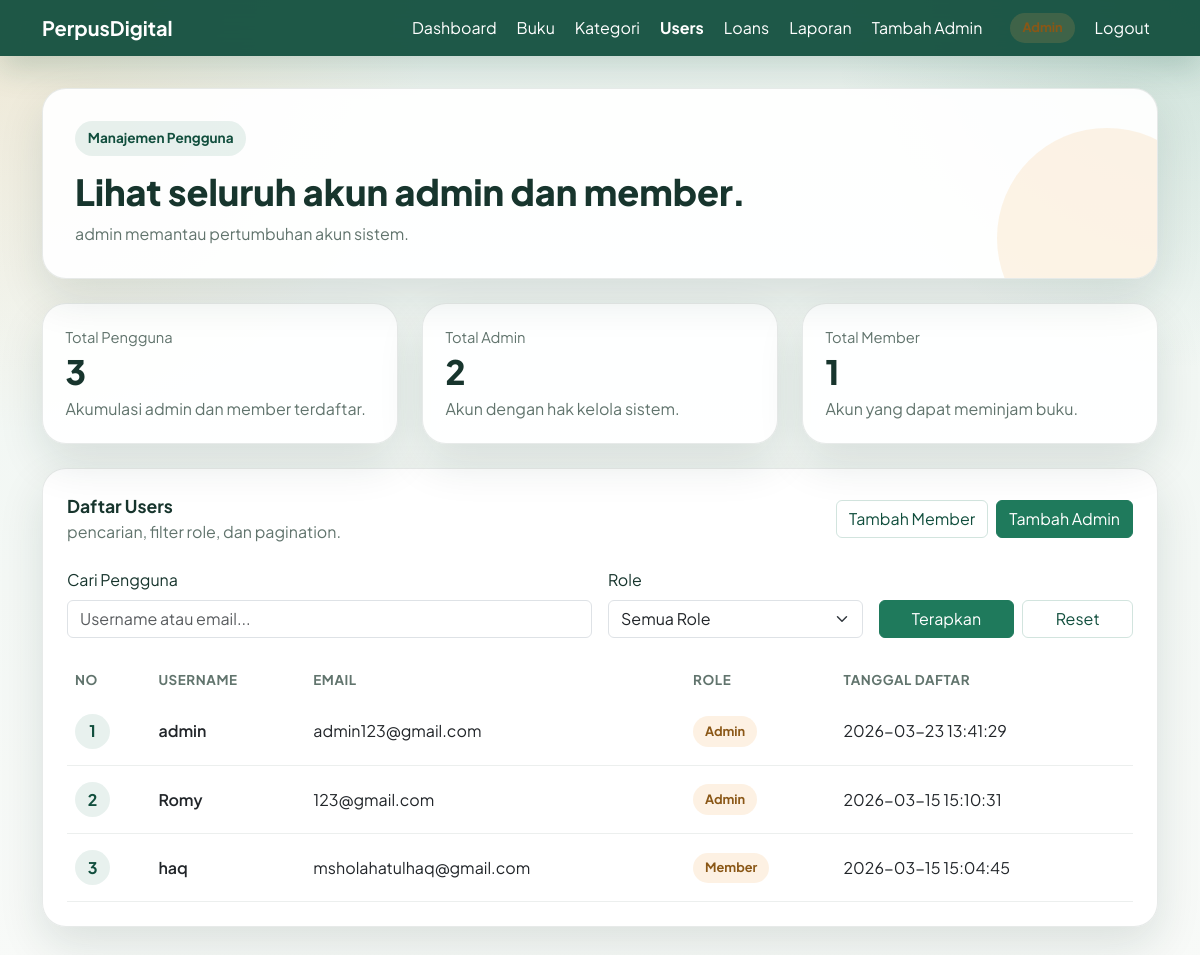
Page /users.php (signed in) on the earlier database version.
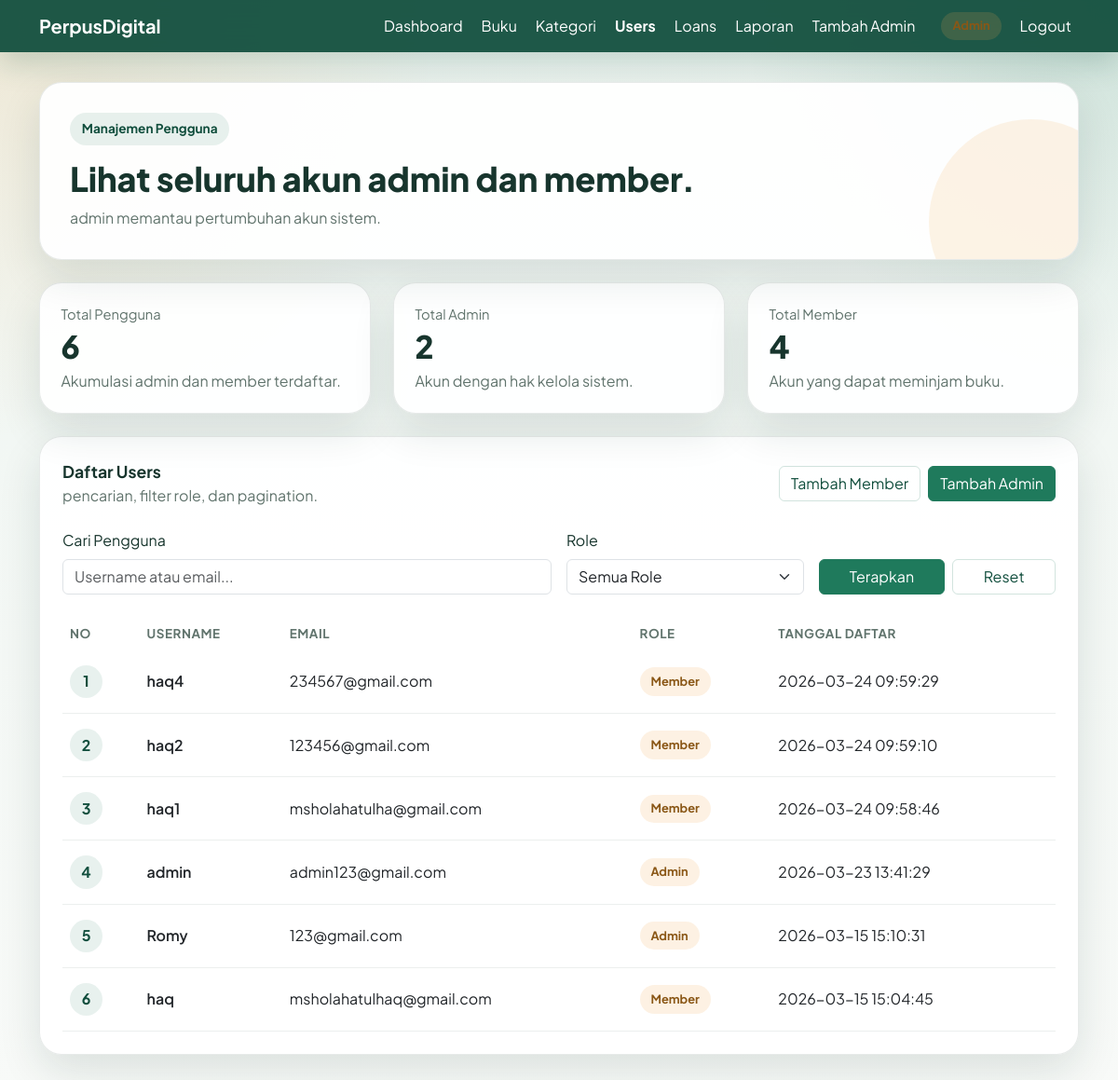
Same page on the later database version.
### tables this page shows
CREATE TABLE `users` (
  `id` int NOT NULL,
  `username` varchar(50) NOT NULL,
  `password` varchar(255) NOT NULL,
  `email` varchar(100) NOT NULL,
  `role` enum('admin','member') DEFAULT 'member',
  `created_at` timestamp NULL DEFAULT CURRENT_TIMESTAMP
);

### public/users.php (called while the page is built)
<?php require_once __DIR__ . '/../pages/users.php';

### includes/helpers.php (called while the page is built, shortened)
<?php
function e(mixed $value): string
{
    return htmlspecialchars((string) $value, ENT_QUOTES, 'UTF-8');
}
function isLoggedIn(): bool
{
    return isset($_SESSION['user_id'], $_SESSION['role']);
}
function currentUserRole(): ?string
{
    return $_SESSION['role'] ?? null;
}
function roleLabel(?string $role): string
{
    return $role === 'admin' ? 'Admin' : 'Member';
}
function dashboardUrl(?string $role = null): string
{
    return ($role ?? currentUserRole()) === 'admin' ? 'admin_dashboard.php' : 'member_dashboard.php';
}

### src/Core/Database.php (called while the page is built)
<?php
class Database
{
    private static ?PDO $instance = null;
    public static function getInstance(): PDO
    {
        if (self::$instance === null) {
            $host = 'localhost';
            $dbname = 'perpustakaan_digital';
            $username = 'root';
            $password = '';
            $dsn = "mysql:host={$host};dbname={$dbname};charset=utf8mb4";
            self::$instance = new PDO($dsn, $username, $password, [
                PDO::ATTR_ERRMODE => PDO::ERRMODE_EXCEPTION,
                PDO::ATTR_DEFAULT_FETCH_MODE => PDO::FETCH_ASSOC,
                PDO::ATTR_EMULATE_PREPARES => false,
            ]);
        }
        return self::$instance;
    }
}

### src/Core/BaseModel.php (called while the page is built, shortened)
<?php
class BaseModel
{
    protected PDO $db;
    protected string $table = '';
    public function __construct()
    {
        $this->db = Database::getInstance();
    }
    public function countAll(): int
    {
        $stmt = $this->db->prepare("SELECT COUNT(*) FROM {$this->table}");
        $stmt->execute();
        return (int) $stmt->fetchColumn();
    }
}

### src/Models/UserModel.php (called while the page is built, shortened)
<?php
class UserModel extends BaseModel
{
    public function countByRole(string $role): int
    {
        $stmt = $this->db->prepare('SELECT COUNT(*) FROM users WHERE role = :role');
        $stmt->execute(['role' => $role]);
        return (int) $stmt->fetchColumn();
    }
    public function getPaginated(int $limit, int $offset, string $keyword = '', string $role = ''): array
    {
        $sql = 'SELECT id, username, email, role, created_at
                FROM users';
        $search = $this->buildSearchClause($keyword, $role);
        $sql .= $search['sql'];
        $sql .= ' ORDER BY created_at DESC, id DESC LIMIT :limit OFFSET :offset';
        $stmt = $this->db->prepare($sql);
        $stmt->bindValue(':limit', $limit, PDO::PARAM_INT);
        $stmt->bindValue(':offset', $offset, PDO::PARAM_INT);
        $stmt->execute();
        return $stmt->fetchAll();
    }
    private function buildSearchClause(string $keyword = '', string $role = ''): array
    {
        $keyword = trim($keyword);
        $role = trim($role);
        $clauses = [];
        $params = [];
        if (empty($clauses)) {
            return ['sql' => '', 'params' => []];
        }
        return [
            'sql' => ' WHERE ' . implode(' AND ', $clauses),
            'params' => $params,
        ];
    }
}

### pages/users.php (the view, shortened to what the changed rows need)
<?php
require_once __DIR__ . '/../includes/layout.php';
$userModel = new UserModel();
$keyword = trim($_GET['search'] ?? '');
$roleFilter = trim($_GET['role'] ?? '');
$page = max(1, (int) ($_GET['page'] ?? 1));
$limit = 10;
$users = $userModel->getPaginated($limit, ($page - 1) * $limit, $keyword, $roleFilter);
renderPageStart('Daftar Pengguna', [
    'active' => 'users',
]);
?>
<div class="container fade-up">
    <div class="hero-card mb-4">
        <h1 class="hero-title">Lihat seluruh akun admin dan member.</h1>
    </div>
    <div class="row g-4 mb-4">
        <div class="col-md-4">
            <div class="stat-card">
                <div class="stat-label">Total Pengguna</div>
                <div class="stat-value"><?= $userModel->countAll(); ?></div>
                <div class="muted-text mt-2">Akumulasi admin dan member terdaftar.</div>
            </div>
        </div>
        <div class="col-md-4">
            <div class="stat-card">
                <div class="stat-label">Total Member</div>
                <div class="stat-value"><?= $userModel->countByRole('member'); ?></div>
                <div class="muted-text mt-2">Akun yang dapat meminjam buku.</div>
            </div>
        </div>
    </div>
    <div class="surface-card section-block">
        <?php if (empty($users)): ?>
            <div class="empty-state">
                <h3 class="h5 fw-bold mb-2">Pengguna tidak ditemukan</h3>
                <p class="mb-0">Coba ubah kata kunci atau filter role yang digunakan.</p>
            </div>
        <?php else: ?>
            <div class="table-responsive">
                <table class="table mb-0">
                    <thead>
                        <tr>
                            <th>No</th>
                            <th>Username</th>
                            <th>Email</th>
                            <th>Role</th>
                            <th>Tanggal Daftar</th>
                        </tr>
                    </thead>
                    <tbody>
                        <?php foreach ($users as $index => $user): ?>
                            <tr>
                                <td><span class="number-badge"><?= (($page - 1) * $limit) + $index + 1; ?></span></td>
                                <td>
                                    <div class="fw-semibold"><?= e($user['username']); ?></div>
                                </td>
                                <td><?= e($user['email']); ?></td>
                                <td><span class="pill"><?= e(roleLabel($user['role'])); ?></span></td>
                                <td><?= e($user['created_at']); ?></td>
                            </tr>
                        <?php endforeach; ?>
                    </tbody>
                </table>
            </div>
        <?php endif; ?>
    </div>
</div>
<?php renderPageEnd(); ?>

### includes/layout.php (shortened to what the changed rows need)
<?php
function renderPageStart(string $title, array $options = []): void
{
    $showNav = $options['show_nav'] ?? isLoggedIn();
    $active = $options['active'] ?? '';
    $containerClass = $options['container_class'] ?? 'app-shell';
    echo '<!DOCTYPE html>';
    echo '<html lang="id">';
    echo '<head>';
    echo '<link href="https://cdn.jsdelivr.net/npm/bootstrap@5.3.0/dist/css/bootstrap.min.css" rel="stylesheet">';
    echo '<link rel="stylesheet" href="assets/css/app.css">';
    echo '</head>';
    echo '<body>';
    if ($showNav) {
        renderNavbar($active);
    }
    echo '<main class="' . e($containerClass) . '">';
}
function renderNavbar(string $active = ''): void
{
    $items = [
        ['key' => 'dashboard', 'label' => 'Dashboard', 'href' => dashboardUrl()],
        ['key' => 'books', 'label' => 'Buku', 'href' => 'books.php'],
    ];
    if (currentUserRole() === 'admin') {
        $items[] = ['key' => 'categories', 'label' => 'Kategori', 'href' => 'categories.php'];
        $items[] = ['key' => 'users', 'label' => 'Users', 'href' => 'users.php'];
        $items[] = ['key' => 'loans', 'label' => 'Loans', 'href' => 'loans.php'];
        $items[] = ['key' => 'reports', 'label' => 'Laporan', 'href' => 'reports.php'];
        $items[] = ['key' => 'register_admin', 'label' => 'Tambah Admin', 'href' => 'register_admin.php'];
    }
    echo '<nav class="navbar navbar-expand-lg app-navbar">';
    echo '<div class="container">';
    echo '<div class="navbar-nav ms-auto align-items-center gap-lg-1 flex-wrap">';
    foreach ($items as $item) {
        $isActive = $active === $item['key'] ? ' active' : '';
        echo '<a class="nav-link' . $isActive . '" href="' . e($item['href']) . '">' . e($item['label']) . '</a>';
    }
    echo '<span class="pill ms-lg-3 me-lg-2">' . e(roleLabel(currentUserRole())) . '</span>';
    echo '<a class="nav-link text-warning" href="logout.php">Logout</a>';
    echo '</div>';
    echo '</div>';
    echo '</nav>';
}
function renderPageEnd(): void
{
    echo '</main>';
    echo '</body>';
    echo '</html>';
}

Differences in the rows shown:
added users: index "1", username "haq4", email "234567@gmail.com", role "Member", created_at "2026-03-24 09:59:29"
added users: index "2", username "haq2", email "123456@gmail.com", role "Member", created_at "2026-03-24 09:59:10"
added users: index "3", username "haq1", email "msholahatulha@gmail.com", role "Member", created_at "2026-03-24 09:58:46"
computed for users "admin": index "1" → "4"
computed for users "Romy": index "2" → "5"
computed for users "haq": index "3" → "6"
Other differences:
$userModel->countAll(): "3" → "6"
$userModel->countByRole('member'): "1" → "4"
